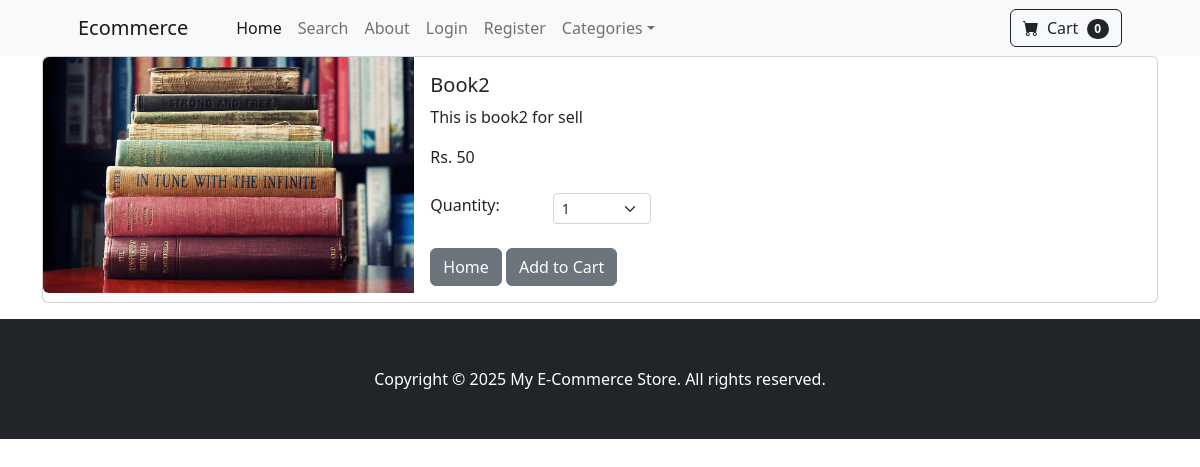
The app's page /product/3 with its own data.
### home/models.py (models this page shows, shortened)
class Product(models.Model):
    name = models.CharField(max_length=100)
    price = models.BigIntegerField(default=0)
    category = models.ForeignKey(Category, on_delete=models.CASCADE, default=1)
    description = models.CharField(max_length=250, default='', blank=True, null=True)
    image = models.ImageField(upload_to='uploads/products')
    on_sale = models.BooleanField(default=False)
    sale_price = models.BigIntegerField(default=0)

### home/views.py (the view)
# urls.py: path('product/<int:pk>',views.product,name='product'),
def product(request,pk):
    product = Product.objects.get(id=pk)
    return render(request,'product.html',{'product':product})

### cart/cart.py (called while the page is built)
    def __len__(self):
        return len(self.cart)

### cart/context_processors.py (called while the page is built)
def cart(request):
    return {'cart':Cart(request)}

### home/templates/product.html (shortened to what this page needs)
{% extends 'base.html' %}
{% block content %}
<div class="container">
    <div class="card mb-3">
        <div class="row g-0">
          <div class="col-md-4">
            <img src="{{ product.image.url }}" class="img-fluid rounded-start" alt="...">
          </div>
          <div class="col-md-8">
            <div class="card-body">
              <h5 class="card-title">{{ product.name }}</h5>
              <p class="card-text">{{ product.description }}</p>
              {% if product.on_sale %}
                <strike>
                    Rs. {{ product.price }}
                </strike>
                &nbsp;
                    Rs. {{ product.sale_price }}
              {% else %}
                    Rs. {{ product.price }}
              {% endif %}
              <br><br>
              <div class="row justify-content">
                <div class="col-md-2"> Quantity: </div>
                <div class="col-md-2">
                  <select class="form-select form-select-sm" id="qty-cart" aria-label="Default select example">
                    <option value="1">1</option>
                  </select>
                </div>
              </div>
              <br>
              <a href="{% url 'index' %}" class="btn btn-secondary">Home</a>
              <button class="btn btn-secondary" type="button" value="{{ product.id }}" id="add-cart">
                  Add to Cart
              </button>
            </div>
          </div>
        </div>
      </div>
</div>
{% endblock %}

### records on screen
Product: image (picture), name "Book2", description "This is book2 for sell", price "50"

### other values on screen
{{ cart|length }} "0"
